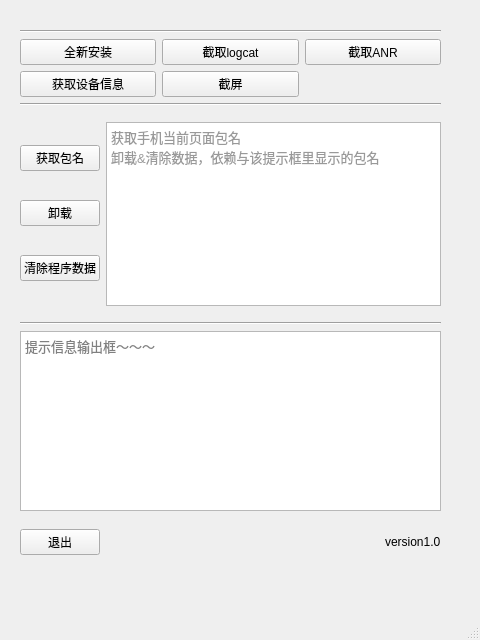
<?xml version="1.0" encoding="UTF-8"?>
<ui version="4.0">
 <class>MainWindow</class>
 <widget class="QMainWindow" name="MainWindow">
  <property name="geometry">
   <rect>
    <x>0</x>
    <y>0</y>
    <width>480</width>
    <height>640</height>
   </rect>
  </property>
  <property name="maximumSize">
   <size>
    <width>480</width>
    <height>640</height>
   </size>
  </property>
  <property name="windowTitle">
   <string>欢迎使用～～</string>
  </property>
  <widget class="QWidget" name="centralwidget">
   <widget class="QWidget" name="layoutWidget">
    <property name="geometry">
     <rect>
      <x>20</x>
      <y>30</y>
      <width>421</width>
      <height>531</height>
     </rect>
    </property>
    <layout class="QVBoxLayout" name="verticalLayout_4">
     <item>
      <widget class="Line" name="line">
       <property name="lineWidth">
        <number>1</number>
       </property>
       <property name="orientation">
        <enum>Qt::Horizontal</enum>
       </property>
      </widget>
     </item>
     <item>
      <layout class="QGridLayout" name="gridLayout">
       <item row="0" column="0">
        <widget class="QPushButton" name="pushButton_install">
         <property name="text">
          <string>全新安装</string>
         </property>
        </widget>
       </item>
       <item row="0" column="1">
        <widget class="QPushButton" name="pushButton_logcat">
         <property name="text">
          <string>截取logcat</string>
         </property>
        </widget>
       </item>
       <item row="0" column="2">
        <widget class="QPushButton" name="pushButton_anr">
         <property name="text">
          <string>截取ANR</string>
         </property>
        </widget>
       </item>
       <item row="1" column="0">
        <widget class="QPushButton" name="pushButton_deviceinfo">
         <property name="text">
          <string>获取设备信息</string>
         </property>
        </widget>
       </item>
       <item row="1" column="1">
        <widget class="QPushButton" name="pushButton_screenshot">
         <property name="text">
          <string>截屏</string>
         </property>
        </widget>
       </item>
      </layout>
     </item>
     <item>
      <widget class="Line" name="line_1">
       <property name="lineWidth">
        <number>1</number>
       </property>
       <property name="orientation">
        <enum>Qt::Horizontal</enum>
       </property>
      </widget>
     </item>
     <item>
      <layout class="QVBoxLayout" name="verticalLayout_2">
       <item>
        <spacer name="VerticalSpacer_5">
         <property name="orientation">
          <enum>Qt::Vertical</enum>
         </property>
         <property name="sizeHint" stdset="0">
          <size>
           <width>38</width>
           <height>18</height>
          </size>
         </property>
        </spacer>
       </item>
       <item>
        <layout class="QHBoxLayout" name="horizontalLayout">
         <item>
          <layout class="QVBoxLayout" name="verticalLayout">
           <item>
            <widget class="QPushButton" name="pushButton_get_package_name">
             <property name="text">
              <string>获取包名</string>
             </property>
            </widget>
           </item>
           <item>
            <widget class="QPushButton" name="pushButton_uninstall">
             <property name="text">
              <string>卸载</string>
             </property>
            </widget>
           </item>
           <item>
            <widget class="QPushButton" name="pushButton_clear_data">
             <property name="text">
              <string>清除程序数据</string>
             </property>
            </widget>
           </item>
          </layout>
         </item>
         <item>
          <widget class="QTextEdit" name="textEdit_output_2">
           <property name="html">
            <string>&lt;!DOCTYPE HTML PUBLIC &quot;-//W3C//DTD HTML 4.0//EN&quot; &quot;http://www.w3.org/TR/REC-html40/strict.dtd&quot;&gt;
&lt;html&gt;&lt;head&gt;&lt;meta name=&quot;qrichtext&quot; content=&quot;1&quot; /&gt;&lt;style type=&quot;text/css&quot;&gt;
p, li { white-space: pre-wrap; }
&lt;/style&gt;&lt;/head&gt;&lt;body style=&quot; font-family:'.AppleSystemUIFont'; font-size:13pt; font-weight:400; font-style:normal;&quot;&gt;
&lt;p style=&quot; margin-top:0px; margin-bottom:0px; margin-left:0px; margin-right:0px; -qt-block-indent:0; text-indent:0px;&quot;&gt;&lt;span style=&quot; font-size:10pt; color:#999999;&quot;&gt;获取手机当前页面包名&lt;/span&gt;&lt;/p&gt;
&lt;p style=&quot; margin-top:0px; margin-bottom:0px; margin-left:0px; margin-right:0px; -qt-block-indent:0; text-indent:0px;&quot;&gt;&lt;span style=&quot; font-size:10pt; color:#999999;&quot;&gt;卸载&amp;amp;清除数据，依赖与该提示框里显示的包名&lt;/span&gt;&lt;/p&gt;&lt;/body&gt;&lt;/html&gt;</string>
           </property>
          </widget>
         </item>
        </layout>
       </item>
       <item>
        <spacer name="VerticalSpacer_4">
         <property name="orientation">
          <enum>Qt::Vertical</enum>
         </property>
         <property name="sizeHint" stdset="0">
          <size>
           <width>38</width>
           <height>18</height>
          </size>
         </property>
        </spacer>
       </item>
      </layout>
     </item>
     <item>
      <widget class="Line" name="line_2">
       <property name="lineWidth">
        <number>1</number>
       </property>
       <property name="orientation">
        <enum>Qt::Horizontal</enum>
       </property>
      </widget>
     </item>
     <item>
      <layout class="QVBoxLayout" name="verticalLayout_3">
       <item>
        <widget class="QTextEdit" name="textEdit_output">
         <property name="html">
          <string>&lt;!DOCTYPE HTML PUBLIC &quot;-//W3C//DTD HTML 4.0//EN&quot; &quot;http://www.w3.org/TR/REC-html40/strict.dtd&quot;&gt;
&lt;html&gt;&lt;head&gt;&lt;meta name=&quot;qrichtext&quot; content=&quot;1&quot; /&gt;&lt;style type=&quot;text/css&quot;&gt;
p, li { white-space: pre-wrap; }
&lt;/style&gt;&lt;/head&gt;&lt;body style=&quot; font-family:'.AppleSystemUIFont'; font-size:13pt; font-weight:400; font-style:normal;&quot;&gt;
&lt;p style=&quot; margin-top:0px; margin-bottom:0px; margin-left:0px; margin-right:0px; -qt-block-indent:0; text-indent:0px;&quot;&gt;&lt;span style=&quot; font-family:'Ubuntu'; font-size:10pt; color:#808080;&quot;&gt;提示信息输出框～～～&lt;/span&gt;&lt;/p&gt;&lt;/body&gt;&lt;/html&gt;</string>
         </property>
        </widget>
       </item>
       <item>
        <spacer name="VerticalSpacer_3">
         <property name="orientation">
          <enum>Qt::Vertical</enum>
         </property>
         <property name="sizeHint" stdset="0">
          <size>
           <width>38</width>
           <height>18</height>
          </size>
         </property>
        </spacer>
       </item>
       <item>
        <layout class="QHBoxLayout" name="horizontalLayout_2">
         <item>
          <widget class="QPushButton" name="pushButton_exit">
           <property name="text">
            <string>退出</string>
           </property>
          </widget>
         </item>
         <item>
          <spacer name="horizontalSpacer_2">
           <property name="orientation">
            <enum>Qt::Horizontal</enum>
           </property>
           <property name="sizeHint" stdset="0">
            <size>
             <width>108</width>
             <height>38</height>
            </size>
           </property>
          </spacer>
         </item>
         <item>
          <widget class="QLabel" name="label_version">
           <property name="text">
            <string>version1.0</string>
           </property>
          </widget>
         </item>
        </layout>
       </item>
      </layout>
     </item>
    </layout>
   </widget>
  </widget>
  <widget class="QMenuBar" name="menubar">
   <property name="geometry">
    <rect>
     <x>0</x>
     <y>0</y>
     <width>480</width>
     <height>22</height>
    </rect>
   </property>
  </widget>
  <widget class="QStatusBar" name="statusbar"/>
 </widget>
 <resources/>
 <connections>
  <connection>
   <sender>pushButton_clear_data</sender>
   <signal>clicked()</signal>
   <receiver>MainWindow</receiver>
   <slot>clear_data()</slot>
   <hints>
    <hint type="sourcelabel">
     <x>201</x>
     <y>386</y>
    </hint>
    <hint type="destinationlabel">
     <x>104</x>
     <y>74</y>
    </hint>
   </hints>
  </connection>
  <connection>
   <sender>pushButton_screenshot</sender>
   <signal>clicked()</signal>
   <receiver>MainWindow</receiver>
   <slot>screen_shot()</slot>
   <hints>
    <hint type="sourcelabel">
     <x>217</x>
     <y>233</y>
    </hint>
    <hint type="destinationlabel">
     <x>244</x>
     <y>91</y>
    </hint>
   </hints>
  </connection>
  <connection>
   <sender>pushButton_anr</sender>
   <signal>clicked()</signal>
   <receiver>MainWindow</receiver>
   <slot>get_anr()</slot>
   <hints>
    <hint type="sourcelabel">
     <x>464</x>
     <y>123</y>
    </hint>
    <hint type="destinationlabel">
     <x>415</x>
     <y>195</y>
    </hint>
   </hints>
  </connection>
  <connection>
   <sender>pushButton_deviceinfo</sender>
   <signal>clicked()</signal>
   <receiver>MainWindow</receiver>
   <slot>get_deviceinfo()</slot>
   <hints>
    <hint type="sourcelabel">
     <x>139</x>
     <y>233</y>
    </hint>
    <hint type="destinationlabel">
     <x>152</x>
     <y>254</y>
    </hint>
   </hints>
  </connection>
  <connection>
   <sender>pushButton_get_package_name</sender>
   <signal>clicked()</signal>
   <receiver>MainWindow</receiver>
   <slot>getPackageName()</slot>
   <hints>
    <hint type="sourcelabel">
     <x>88</x>
     <y>334</y>
    </hint>
    <hint type="destinationlabel">
     <x>28</x>
     <y>267</y>
    </hint>
   </hints>
  </connection>
 </connections>
 <slots>
  <slot>edit_box_tips()</slot>
  <slot>clear_data()</slot>
  <slot>screen_shot()</slot>
  <slot>uninstall()</slot>
  <slot>get_anr()</slot>
  <slot>get_csh()</slot>
  <slot>get_deviceinfo()</slot>
  <slot>slot3()</slot>
  <slot>slot4()</slot>
  <slot>slot2()</slot>
  <slot>start_logcat()</slot>
  <slot>slot5()</slot>
  <slot>start_monkey()</slot>
  <slot>slot6()</slot>
  <slot>getPackageName()</slot>
 </slots>
</ui>
